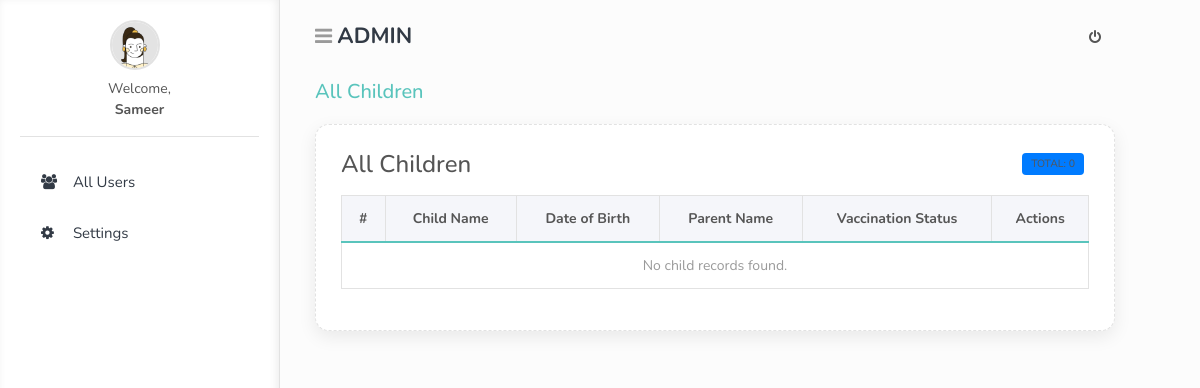
/mainadmin/children.php (signed in), run on an earlier commit of the app's database.
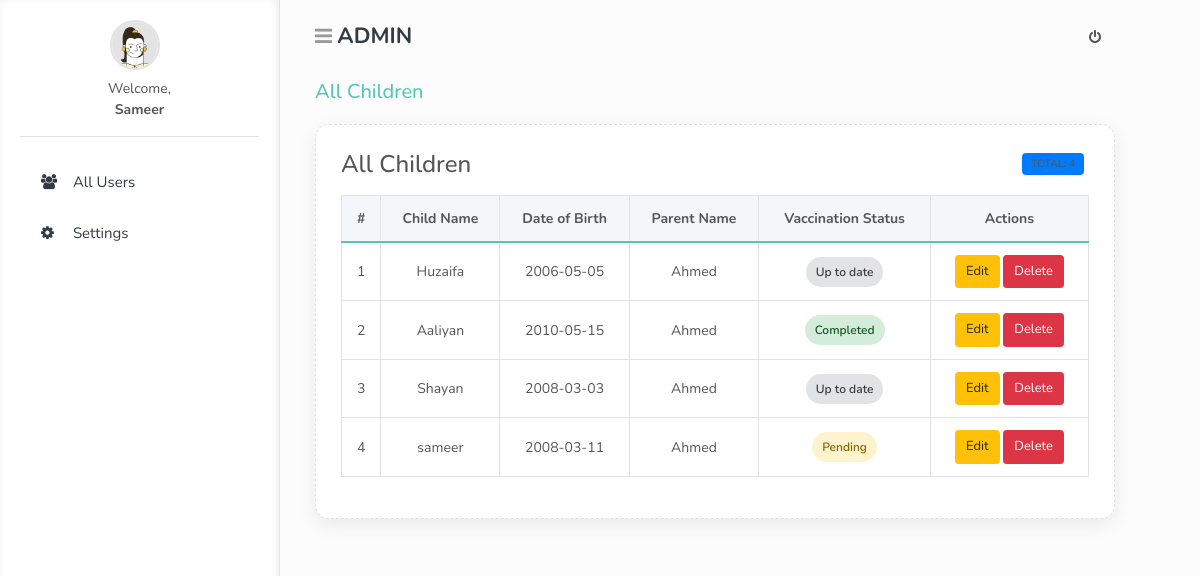
And on a later commit of the database.
### tables this page shows
CREATE TABLE `children` (
  `child_id` int(11) NOT NULL,
  `parent_id` int(11) NOT NULL,
  `child_name` varchar(100) NOT NULL,
  `birth_date` date NOT NULL,
  `vaccination_status` varchar(50) DEFAULT 'Pending'
);

CREATE TABLE `parents` (
  `parent_id` int(11) NOT NULL,
  `parent_name` varchar(100) NOT NULL,
  `email` varchar(100) NOT NULL,
  `password` varchar(255) NOT NULL
);

### mainadmin/children.php (the view, shortened to what this page needs)
<?php
$pageTitle = "All Children";
include '../base/header.php';
include '../includes/db.php';
$result = mysqli_query($conn, "
    SELECT
        c.child_id,
        c.child_name,
        c.birth_date,
        c.vaccination_status,
        p.parent_name
    FROM children c
    LEFT JOIN parents p ON p.parent_id = c.parent_id
    ORDER BY c.child_id DESC
");
?>
<div class="card child-card">
    <div class="d-flex justify-content-between align-items-center mb-3">
        <div>
            <h4 class="m-0">All Children</h4>
        </div>
        <span class="badge bg-primary">
        </span>
    </div>
    <table class="table table-bordered table-hover text-center align-middle">
        <thead>
            <tr>
                <th>#</th>
                <th>Child Name</th>
                <th>Date of Birth</th>
                <th>Parent Name</th>
                <th>Vaccination Status</th>
                <th>Actions</th>
            </tr>
        </thead>
        <tbody>
        <?php
        $i = 1;
        if (mysqli_num_rows($result) > 0):
            while ($row = mysqli_fetch_assoc($result)):
                $statusRaw = $row['vaccination_status'] ?? 'Pending';
                $status = trim((string)$statusRaw);
                $badgeClass = 'status-other';
                if (strtolower($status) === 'pending') $badgeClass = 'status-pending';
                if (in_array(strtolower($status), ['done', 'completed', 'vaccinated'], true)) $badgeClass = 'status-done';
        ?>
            <tr>
                <td><?= $i++ ?></td>
                <td><?= htmlspecialchars($row['child_name']) ?></td>
                <td><?= htmlspecialchars($row['birth_date']) ?></td>
                <td><?= htmlspecialchars($row['parent_name'] ?? 'Not Assigned') ?></td>
                <td>
                    <span class="status-badge <?= $badgeClass ?>">
                        <?= htmlspecialchars($status ?: 'Pending') ?>
                    </span>
                </td>
                <td class="action-btns">
                    <a class="btn btn-sm btn-warning"
                       href="child_edit.php?id=<?= (int)$row['child_id'] ?>">
                        Edit
                    </a>
                    <a class="btn btn-sm btn-danger"
                       href="children.php?delete=<?= (int)$row['child_id'] ?>"
                       onclick="return confirm('Are you sure you want to delete this child record?');">
                        Delete
                    </a>
                </td>
            </tr>
        <?php
            endwhile;
        else:
        ?>
            <tr>
                <td colspan="6" class="text-muted text-center">
                    No child records found.
                </td>
            </tr>
        <?php endif; ?>
        </tbody>
    </table>
</div>
<?php include '../base/footer.php'; ?>

### base/header.php (shortened to what this page needs)
<?php
$role     = strtolower($_SESSION['role']);
$username = htmlspecialchars($_SESSION['username']);
$pageTitle = $pageTitle ?? ucfirst($role) . " Dashboard";
?>
<!doctype html>
<html lang="en">
<head>
<link rel="stylesheet" href="../assets/vendor/bootstrap/css/bootstrap.min.css">
<link rel="stylesheet" href="../assets/vendor/font-awesome/css/font-awesome.min.css">
<link rel="stylesheet" href="../assets/css/main.css">
</head>
<body data-theme="light" class="font-nunito">
<div id="wrapper" class="theme-cyan">
<nav class="navbar navbar-fixed-top">
    <div class="container-fluid">
        <div class="navbar-brand">
            <button type="button" class="btn-toggle-offcanvas">
                <i class="fa fa-bars"></i>
            </button>
            <a href="#">
                <?= strtoupper($role) ?>
            </a>
        </div>
        <div class="navbar-right">
            <ul class="nav navbar-nav">
                <li>
                    <a href="../logout.php" class="icon-menu">
                        <i class="fa fa-power-off"></i>
                    </a>
                </li>
            </ul>
        </div>
    </div>
</nav>
<div id="left-sidebar" class="sidebar">
<div class="sidebar-scroll">
    <div class="user-account text-center">
        <img src="../assets/images/user.png"
             class="rounded-circle user-photo"
             width="70">
        <p class="mt-2 mb-0">Welcome,</p>
        <strong><?= $username ?></strong>
        <hr>
    </div>
    <nav id="left-sidebar-nav" class="sidebar-nav">
        <ul class="metismenu">
        <?php if($role == 'admin'): ?>
            <li><a href="users.php"><i class="fa fa-users"></i> All Users</a></li>
            <li><a href="settings.php"><i class="fa fa-cog"></i> Settings</a></li>
        <?php elseif($role == 'hospital'): ?>
            <li><a href="updateVaccineStatus.php"><i class="fa fa-pencil-square-o"></i> Update Vaccine Status</a></li>
            <li><a href="appointments.php"><i class="fa fa-calendar"></i> Appointments</a></li>
        <?php endif; ?>
        </ul>
    </nav>
</div>
</div>
<div id="main-content">
<div class="container-fluid">
<div class="block-header">
    <h2><?= $pageTitle ?></h2>
</div>

### base/footer.php (shortened to what this page needs)
    </div>
</div>
</div>
</body>
</html>

### mainadmin/children.php (style rules this page uses)
.child-card { border-radius:14px; box-shadow:0 6px 18px rgba(0,0,0,0.08); padding:25px; }
.table th { background:#f5f6fa; }
.status-badge { padding: 6px 10px; border-radius: 999px; font-size: 12px; font-weight: 600; display: inline-block; }
.status-pending { background:#fff3cd; color:#856404; }
.status-done { background:#d4edda; color:#155724; }
.status-other { background:#e2e3e5; color:#383d41; }
.action-btns .btn { padding:6px 10px; font-size:13px; }

What changed in the data, as far as the page shows it:
added children: child_name "Huzaifa", birth_date "2006-05-05", parent.parent_name "Ahmed", vaccination_status "Up to date"
added children: child_name "Aaliyan", birth_date "2010-05-15", parent.parent_name "Ahmed", vaccination_status "Completed"
added children: child_name "Shayan", birth_date "2008-03-03", parent.parent_name "Ahmed", vaccination_status "Up to date"
added children: child_name "sameer", birth_date "2008-03-11", parent.parent_name "Ahmed", vaccination_status "Pending"
Also different on the page:
text no longer shown: "No child records found."
